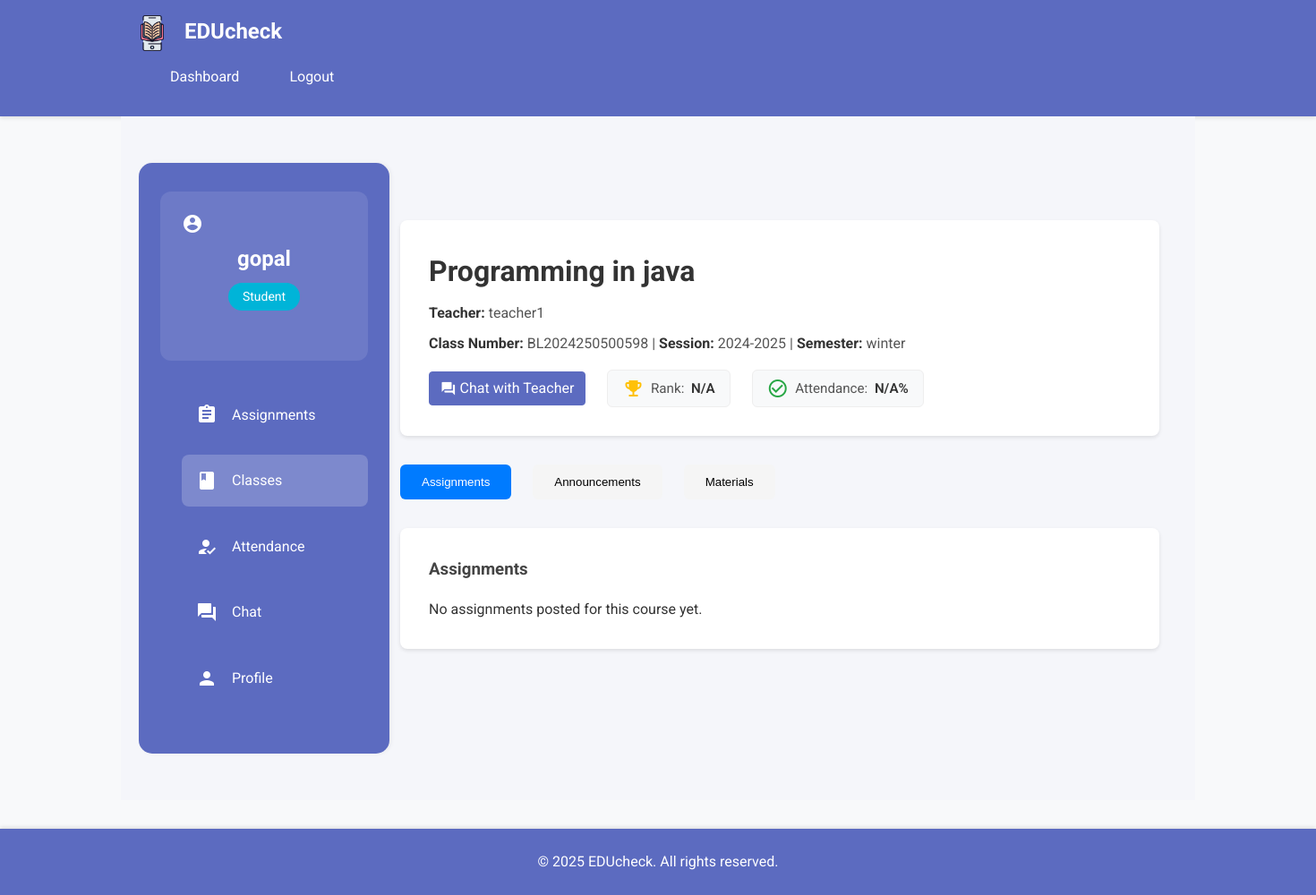
Page /student/course/1 (signed in) on the committed database.
### app/models/user.py (models this page shows, shortened)
class User(UserMixin, db.Model):
    __tablename__ = 'users'
    id = db.Column(db.Integer, primary_key=True)
    username = db.Column(db.String(64), index=True, unique=True)
    email = db.Column(db.String(120), index=True, unique=True)
    password_hash = db.Column(db.String(128))
    role = db.Column(db.String(20))  # student, teacher, admin
    face_encoding = db.Column(db.LargeBinary)
    created_at = db.Column(db.DateTime, default=datetime.utcnow)
    assignments = db.relationship('AssignmentSubmission', backref='student', lazy='dynamic')
    sent_messages = db.relationship('ChatMessage',
                                    foreign_keys='ChatMessage.sender_id',
                                    backref='message_sender',
                                    lazy='dynamic')
    received_messages = db.relationship('ChatMessage',
                                        foreign_keys='ChatMessage.receiver_id',
                                        backref='message_receiver',
                                        lazy='dynamic')
    attendance_records = db.relationship('Attendance', backref='student', lazy='dynamic')

### app/models/course.py (models this page shows, shortened)
class Course(db.Model):
    id = db.Column(db.Integer, primary_key=True)
    name = db.Column(db.String(100), nullable=False)
    class_number = db.Column(db.String(20), nullable=False)
    session = db.Column(db.String(20), nullable=False)
    semester = db.Column(db.String(20), nullable=False)
    class_code = db.Column(db.String(8), unique=True, nullable=False)
    meet_code = db.Column(db.String(50))
    teacher_id = db.Column(db.Integer, db.ForeignKey('users.id'))
    created_at = db.Column(db.DateTime, default=datetime.utcnow)
    teacher = db.relationship('User', foreign_keys=[teacher_id], backref='teaching_courses') # Changed backref from 'courses'

### app/routes/student_routes.py (the view)
@bp.route('/course/<int:course_id>')
@login_required
@role_required('student')
def view_course(course_id):
    enrollment = StudentCourse.query.filter_by(student_id=current_user.id, course_id=course_id).first_or_404("You are not enrolled in this course.")
    course = enrollment.course # Get the course object from the enrollment
    assignments = Assignment.query.filter_by(course_id=course_id).order_by(Assignment.due_date.asc()).all()
    from app.models import Announcement, Material
    announcements = Announcement.query.filter_by(course_id=course_id).order_by(Announcement.created_at.desc()).all()
    materials = Material.query.filter_by(course_id=course_id).order_by(Material.created_at.desc()).all()
    student_rank_in_course = "N/A" # Placeholder
    student_attendance_percent = "N/A" # Placeholder
    return render_template('courses/student_course_view.html',
                           title=course.name,
                           course=course,
                           assignments=assignments,
                           announcements=announcements,
                           materials=materials,
                           student_rank_in_course=student_rank_in_course,
                           student_attendance_percent=student_attendance_percent)

### app/__init__.py (called while the page is built)
@login.user_loader
def load_user(id):
    from app.models import User
    return User.query.get(int(id))

### app/templates/courses/student_course_view.html (shortened to what this page needs)
{% extends "base.html" %}
{% block styles %}
{{ super() }}
<link rel="stylesheet" href="{{ url_for('static', filename='css/course.css') }}">
{% endblock %}
{% block content %}
<div class="dashboard-container">
    <aside class="sidebar">
        <div class="user-card">
            <div class="avatar">
                <span class="material-icons">account_circle</span>
            </div>
            <div class="user-info">
                <h2>{{ current_user.username }}</h2>
                <p class="badge student-badge">Student</p>
            </div>
        </div>
        <nav class="dashboard-nav">
            <a href="{{ url_for('student_routes.student_dashboard') }}" class="nav-item">
                <span class="material-icons">assignment</span> Assignments
            </a>
            <a href="{{ url_for('student_routes.student_classes') }}" class="nav-item active">
                <span class="material-icons">class</span> Classes
            </a>
            <a href="#attendance" class="nav-item">
                <span class="material-icons">how_to_reg</span> Attendance
            </a>
            <a href="{{ url_for('chat_routes.chat_interface') }}" class="nav-item">
                <span class="material-icons">forum</span> Chat
            </a>
            <a href="{{ url_for('student_routes.student_profile') }}" class="nav-item">
                <span class="material-icons">person</span> Profile
            </a>
        </nav>
    </aside>
    <main class="main-content">
        <div class="course-container">
            <div class="course-header">
                <h1>{{ course.name }}</h1>
                <div class="course-info">
                    <p><strong>Teacher:</strong> {{ course.teacher.username }}</p>
                    <p><strong>Class Number:</strong> {{ course.class_number }} | <strong>Session:</strong> {{ course.session }} | <strong>Semester:</strong> {{ course.semester }}</p>
                    <div class="course-actions" style="margin-top: 1rem; border-top: none; padding-top: 0; display: flex; align-items: center; gap: 1.5rem; flex-wrap: wrap;">
                        <a href="{{ url_for('chat_routes.start_or_get_chat', teacher_id=course.teacher_id) }}" class="btn btn-primary">
                            <span class="material-icons" style="vertical-align: middle; font-size: 1.1em;">forum</span> Chat with Teacher
                        </a>
                        <div class="course-stat-item" title="Your rank in this course based on grades">
                            <span class="material-icons" style="vertical-align: middle; color: #ffc107;">emoji_events</span>
                            Rank: <span class="stat-value">{{ student_rank_in_course | default('N/A') }}</span>
                        </div>
                        <div class="course-stat-item" title="Your attendance percentage for this course">
                            <span class="material-icons" style="vertical-align: middle; color: #28a745;">check_circle_outline</span>
                            Attendance: <span class="stat-value">{{ student_attendance_percent | default('N/A') }}%</span>
                        </div>
                    </div>
                    </div>
                </div>
            </div>
            <div class="course-tabs">
                <button class="tab-button active" onclick="openTab(event, 'assignments')">Assignments</button>
                <button class="tab-button" onclick="openTab(event, 'announcements')">Announcements</button>
                <button class="tab-button" onclick="openTab(event, 'materials')">Materials</button>
            </div>
            <div id="assignments" class="tab-content active">
                <h3>Assignments</h3>
                {% if assignments %}
                    {% for assignment in assignments %}
                    <div class="assignment-item">
                        <h4>{{ assignment.title }}</h4>
                        <p>{{ assignment.description | safe }}</p>
                        <small>Due: {{ assignment.due_date.strftime('%Y-%m-%d %H:%M') if assignment.due_date else 'No due date' }}</small>
                        <br>
                        {% set submission = assignment.submissions.filter_by(student_id=current_user.id).first() %}
                        {% if submission %}
                            <small>Submitted on: {{ submission.submitted_at.strftime('%Y-%m-%d %H:%M') }}</small>
                            {% if submission.grade %}
                                <p style="color: green; margin-top: 5px;"><strong>Grade: {{ submission.grade }}</strong></p>
                            {% else %}
                                <p style="color: orange; margin-top: 5px;">Grading pending</p>
                            {% endif %}
                        {% else %}
                             <a href="{{ url_for('student_routes.submit_assignment_page', assignment_id=assignment.id) }}" class="btn btn-primary" style="margin-top: 10px;">Submit Assignment</a>
                        {% endif %}
                    </div>
                    {% endfor %}
                {% else %}
                    <p>No assignments posted for this course yet.</p>
                {% endif %}
            </div>
        </div>
</div>
{% endblock %}

### app/static/css/main.css (style rules this page uses)
:root { --primary-color: #4285f4; --secondary-color: #34a853; --background: #f8f9fa; }
body { font-family: 'Roboto', sans-serif; background: var(--background); }
.dashboard-container { display: grid; grid-template-columns: 250px 1fr; min-height: 100vh; }
.sidebar { background: #1a1a2e; padding: 2rem; color: white; }
.user-info { text-align: center; margin-bottom: 2rem; }
.dashboard-nav { display: flex; flex-direction: column; gap: 1rem; }
.nav-item { color: white; padding: 1rem; border-radius: 8px; display: flex; align-items: center; gap: 1rem; transition: background 0.3s ease; }
.main-content { padding: 2rem; background: #f5f6fa; }
.btn-primary { background: #00b4d8; color: white; padding: 0.8rem 1.5rem; border: none; border-radius: 6px; cursor: pointer; transition: transform 0.2s ease; }
.dashboard-container { display: grid; grid-template-columns: 280px 1fr; min-height: calc(100vh - 140px); background-color: #f5f6fa; gap: 2rem; position: relative; margin-top: 20px; margin-bottom: 20px; }
.sidebar { background-color: #5c6bc0; padding: 2rem 1.5rem; box-shadow: 2px 0 5px rgba(0, 0, 0, 0.05); min-height: calc(100vh - 140px); width: 280px; border-radius: 15px; color: white; margin-left: 20px; position: relative; }
.dashboard-container::before { content: ''; position: absolute; top: -20px; left: 0; width: 320px; height: calc(100% + 40px); background-color: #5c6bc0; z-index: -1; }
.user-card { background: rgba(255, 255, 255, 0.15); border-radius: 12px; padding: 1.5rem; margin-bottom: 2rem; }
.nav-item.active { background: rgba(255, 255, 255, 0.3); }
.main-content { padding: 2rem 3rem; width: calc(100% - 40px); max-width: 1200px; margin-right: 20px; }
.dashboard-container::before { content: ''; position: absolute; top: -20px; left: 0; width: 320px; height: calc(100% + 40px); background-color: #1a1f36; z-index: -1; }
.nav-item { color: #ffffff; padding: 1rem; border-radius: 8px; display: flex; align-items: center; gap: 1rem; transition: background 0.3s ease; text-decoration: none; }
.nav-item.active { background: rgba(255, 255, 255, 0.2); }
.user-card { background: rgba(255, 255, 255, 0.1); border-radius: 12px; padding: 1.5rem; margin-bottom: 2rem; }
.student-badge { background: #00b4d8; color: white; padding: 0.25rem 1rem; border-radius: 20px; font-size: 0.875rem; display: inline-block; margin-top: 0.5rem; }
* { margin: 0; padding: 0; box-sizing: border-box; }
body { font-family: 'Roboto', 'Segoe UI', Arial, sans-serif; line-height: 1.6; color: #333; background-color: #f8f9fa; }
.nav-item { margin-left: 1.5rem; }
.main-content { padding: 2rem 0; }
.btn { display: inline-block; font-weight: 400; text-align: center; white-space: nowrap; vertical-align: middle; user-select: none; border: 1px solid transparent; padding: 0.375rem 0.75rem; font-size: 1rem; line-height: 1.5; border-radius: 0.25rem; transition: all 0.15s ease-in-out; cursor: pointer; }
.btn-primary { color: #fff; background-color: #5c6bc0; border-color: #5c6bc0; }

### app/templates/courses/student_course_view.html (style rules this page uses)
.tab-content h3 { margin-top: 0; margin-bottom: 1rem; color: #444; }
.course-info p { margin-bottom: 0.5rem; color: #555; }
.course-info strong { color: #333; }

### rows in the picture
User: username "gopal"
Course: name "Programming in java", class_number "BL2024250500598", session "2024-2025", semester "winter"
User: teacher.username "teacher1"

### other values in the picture
{{ student_rank_in_course | default('N/A') }} "N/A"
{{ student_attendance_percent | default('N/A') }} "N/A"
